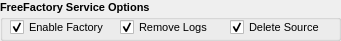
     <widget class="QGroupBox" name="groupServiceOptions">
      <property name="geometry">
       <rect>
        <x>239</x>
        <y>490</y>
        <width>341</width>
        <height>41</height>
       </rect>
      </property>
      <property name="font">
       <font>
        <pointsize>8</pointsize>
        <italic>false</italic>
        <bold>true</bold>
       </font>
      </property>
      <property name="toolTip">
       <string>These options only affect FreeFactory Service</string>
      </property>
      <property name="title">
       <string>FreeFactory Service Options</string>
      </property>
      <widget class="QCheckBox" name="DeleteSource">
       <property name="geometry">
        <rect>
         <x>230</x>
         <y>16</y>
         <width>101</width>
         <height>23</height>
        </rect>
       </property>
       <property name="font">
        <font>
         <pointsize>8</pointsize>
         <italic>false</italic>
         <bold>false</bold>
        </font>
       </property>
       <property name="toolTip">
        <string>Delete Source. Default: Enabled
This only affects files dropped into
drop folders and has no affect on
direct encoding.</string>
       </property>
       <property name="text">
        <string>Delete Source</string>
       </property>
       <property name="checked">
        <bool>true</bool>
       </property>
      </widget>
      <widget class="QCheckBox" name="DeleteConversionLogs">
       <property name="geometry">
        <rect>
         <x>120</x>
         <y>16</y>
         <width>91</width>
         <height>23</height>
        </rect>
       </property>
       <property name="font">
        <font>
         <pointsize>8</pointsize>
         <italic>false</italic>
         <bold>false</bold>
        </font>
       </property>
       <property name="toolTip">
        <string>Remove Logs only applies to FreeFactory Service. Default: Disabled
Direct Encoding is unaffected.</string>
       </property>
       <property name="text">
        <string>Remove Logs</string>
       </property>
       <property name="checked">
        <bool>true</bool>
       </property>
      </widget>
      <widget class="QCheckBox" name="EnableFactory">
       <property name="enabled">
        <bool>true</bool>
       </property>
       <property name="geometry">
        <rect>
         <x>10</x>
         <y>16</y>
         <width>101</width>
         <height>23</height>
        </rect>
       </property>
       <property name="font">
        <font>
         <pointsize>8</pointsize>
         <italic>false</italic>
         <bold>false</bold>
        </font>
       </property>
       <property name="toolTip">
        <string>Enable this Factory. Default: Enabled
This is only valid when using the FreeFactory Service.</string>
       </property>
       <property name="text">
        <string>Enable Factory</string>
       </property>
       <property name="checked">
        <bool>true</bool>
       </property>
      </widget>
     </widget>
